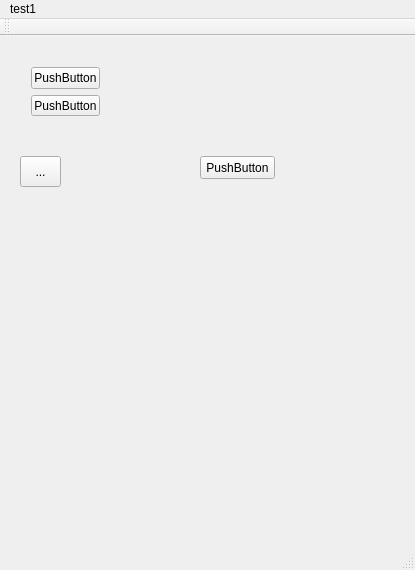
<?xml version="1.0" encoding="UTF-8"?>
<ui version="4.0">
 <class>MainWindow</class>
 <widget class="QMainWindow" name="MainWindow">
  <property name="geometry">
   <rect>
    <x>0</x>
    <y>0</y>
    <width>415</width>
    <height>570</height>
   </rect>
  </property>
  <property name="windowTitle">
   <string>MainWindow</string>
  </property>
  <widget class="QWidget" name="centralWidget">
   <widget class="QWidget" name="verticalLayoutWidget">
    <property name="geometry">
     <rect>
      <x>20</x>
      <y>20</y>
      <width>91</width>
      <height>71</height>
     </rect>
    </property>
    <layout class="QVBoxLayout" name="verticalLayout">
     <item>
      <widget class="QPushButton" name="pushButton_2">
       <property name="text">
        <string>PushButton</string>
       </property>
      </widget>
     </item>
     <item>
      <widget class="QPushButton" name="pushButton">
       <property name="text">
        <string>PushButton</string>
       </property>
      </widget>
     </item>
    </layout>
   </widget>
   <widget class="QToolButton" name="toolButton">
    <property name="geometry">
     <rect>
      <x>20</x>
      <y>120</y>
      <width>41</width>
      <height>31</height>
     </rect>
    </property>
    <property name="text">
     <string>...</string>
    </property>
   </widget>
   <widget class="QPushButton" name="pushButton_3">
    <property name="geometry">
     <rect>
      <x>200</x>
      <y>120</y>
      <width>75</width>
      <height>23</height>
     </rect>
    </property>
    <property name="text">
     <string>PushButton</string>
    </property>
   </widget>
  </widget>
  <widget class="QMenuBar" name="menuBar">
   <property name="geometry">
    <rect>
     <x>0</x>
     <y>0</y>
     <width>415</width>
     <height>21</height>
    </rect>
   </property>
   <widget class="QMenu" name="menuTest1">
    <property name="title">
     <string>test1</string>
    </property>
   </widget>
   <addaction name="menuTest1"/>
  </widget>
  <widget class="QToolBar" name="mainToolBar">
   <attribute name="toolBarArea">
    <enum>TopToolBarArea</enum>
   </attribute>
   <attribute name="toolBarBreak">
    <bool>false</bool>
   </attribute>
  </widget>
  <widget class="QStatusBar" name="statusBar"/>
 </widget>
 <layoutdefault spacing="6" margin="11"/>
 <resources/>
 <connections/>
</ui>
